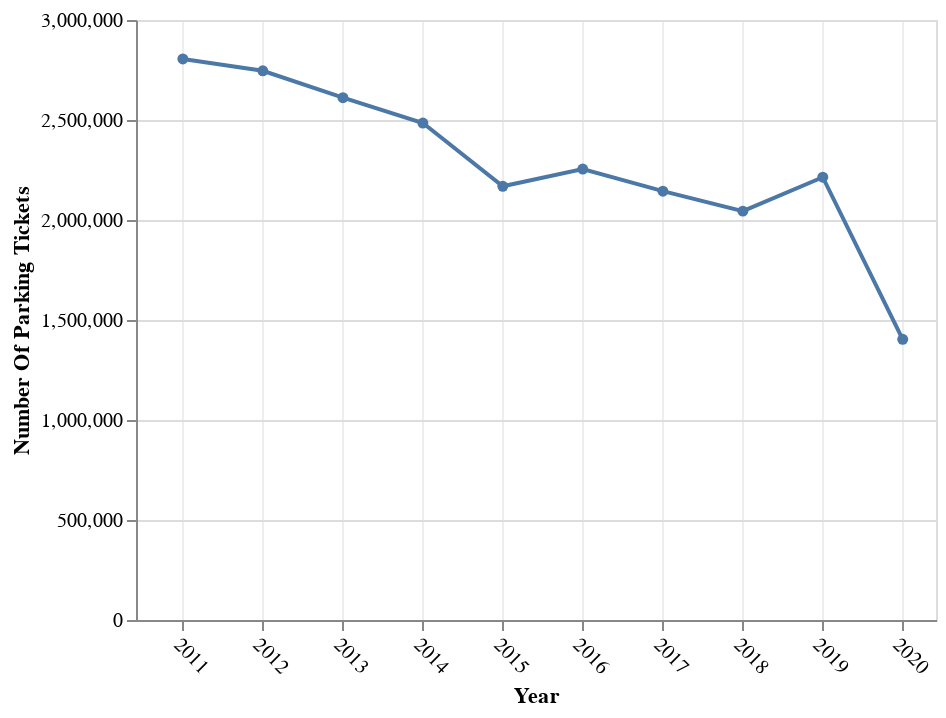

The cell this chart's notebook holds for it:
### Code cell
alt.Chart(dfy).mark_line(
     point=alt.OverlayMarkDef()
).encode(
    x=alt.X('date:T', title="Year", axis=alt.Axis(
        labelAngle=45,
        gridOpacity=0.5
    ), scale=alt.Scale(domain=["2010-06-01", "2020-06-01"])),
    y=alt.Y('count', title="Number Of Parking Tickets")
)

### Figure 1 — Vega-Lite specification as saved in the notebook (floating-point values rounded to 4 significant figures)
{"config": {"view": {"continuousWidth": 400, "continuousHeight": 300}}, "data": {"name": "data-cfe23ab2e30dad928dea8fdddf9f1bcc"}, "mark": {"type": "line", "point": {}}, "encoding": {"x": {"axis": {"gridOpacity": 0.5, "labelAngle": 45}, "field": "date", "scale": {"domain": ["2010-06-01", "2020-06-01"]}, "title": "Year", "type": "temporal"}, "y": {"field": "count", "title": "Number Of Parking Tickets", "type": "quantitative"}}, "$schema": "https://vega.github.io/schema/vega-lite/v4.17.0.json", "datasets": {"data-cfe23ab2e30dad928dea8fdddf9f1bcc": [{"year": 2011, "count": 2805492, "date": "2011-01-01"}, {"year": 2012, "count": 2746154, "date": "2012-01-01"}, {"year": 2013, "count": 2611575, "date": "2013-01-01"}, {"year": 2014, "count": 2484983, "date": "2014-01-01"}, {"year": 2015, "count": 2168493, "date": "2015-01-01"}, {"year": 2016, "count": 2254761, "date": "2016-01-01"}, {"year": 2017, "count": 2144225, "date": "2017-01-01"}, {"year": 2018, "count": 2044288, "date": "2018-01-01"}, {"year": 2019, "count": 2213939, "date": "2019-01-01"}, {"year": 2020, "count": 1403663, "date": "2020-01-01"}]}}
